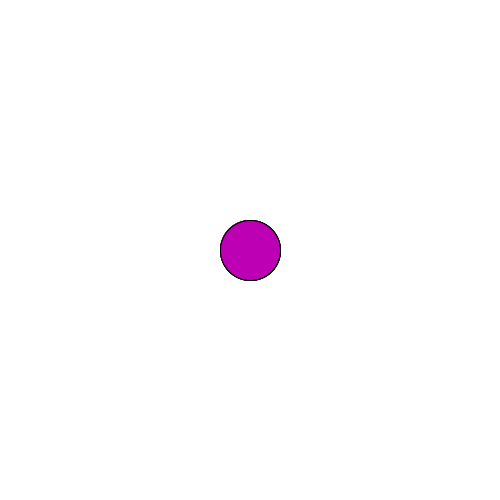
Frame 1 (no input)
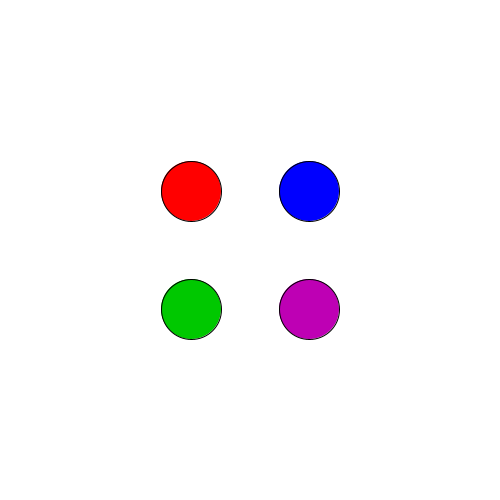
Frame 60 (the mouse pressed at the canvas centre just before this capture)
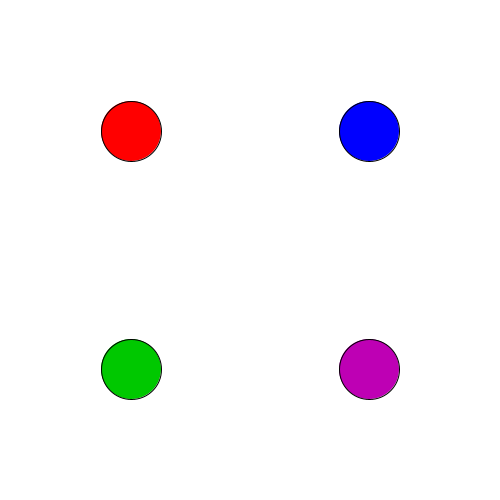
Frame 120 (the mouse held since frame 60 and released just before this capture)

The Processing sketch that drew these frames (run headless with seeded random() and noise(); from frame 60 on, the mouse is pressed at the canvas centre):

// Processing sketch: Exercise_9
// ── Exercise_9.pde

int x1 = 250;
int y1 = 250;

int x2 = 250;
int y2 = 250;

int x3 = 250;
int y3 = 250;

int x4 = 250;
int y4 = 250;

// Colour variables
int redCircle = color(255, 0, 0);
int blueCircle = color(0, 0, 255);
int greenCircle = color(0, 200, 0);
int purpleCircle = color(190, 0, 180);

void setup()
{
  size(500, 500);
}

void draw()
{
  background(255);

  // Circle 1: top-left
  fill(redCircle);
  ellipse(x1, y1, 60, 60);
  x1--;
  y1--;

  // Circle 2: top-right
  fill(blueCircle);
  ellipse(x2, y2, 60, 60);
  x2++;
  y2--;

  // Circle 3: bottom-left
  fill(greenCircle);
  ellipse(x3, y3, 60, 60);
  x3--;
  y3++;

  // Circle 4: bottom-right
  fill(purpleCircle);
  ellipse(x4, y4, 60, 60);
  x4++;
  y4++;
}
